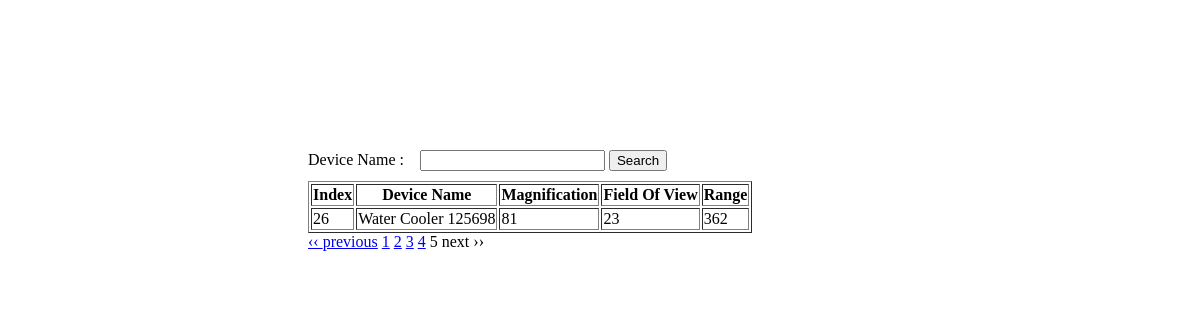
The app's page /myview/?page=5, older data.
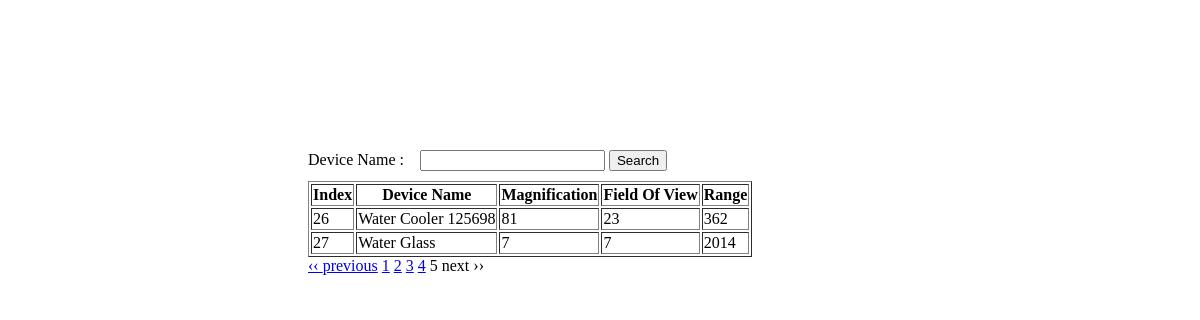
The same page, newer data.
### MyTaskData/models.py (models this page shows)
class MyData(models.Model):
    device_name=models.CharField('device_name' ,max_length=128,null=True,blank=True)
    magnification=models.CharField('magnification', max_length=128,null=True,blank=True)
    field_of_view=models.CharField('field_of_view', max_length=128,null=True,blank=True)
    range=models.CharField('range', max_length=128,null=True,blank=True)
    created_date=models.DateField('created_date',default=timezone.now())

### MyViewApp/views.py (the view)
# urls.py: url(r'^myview/',views.myView),
def myView(request):
    context = RequestContext(request)
    page=myUtiLity.my_page(request)
    if request.method == 'GET':
       mydata=MyData.objects.all()
       p = Paginator(mydata,settings.PER_PAGE_NUMBER, request=request)
       myList = p.page(page)
       return render_to_response(
           'myview/myView.html', {'myData':myList,'all_records':1}, context)
    elif request.method == 'POST':
       search_text = str(request.POST.get('search_text','')).strip()
       mydata=MyData.objects.filter(device_name__icontains=search_text)
       print(mydata)
       return render_to_response(
           'myview/myView.html',{'myData':mydata,'all_records':0}, context)

### MyViewApp/utility.py (called while the page is built)
      def my_page(request):
         try:
            page = request.GET.get('page',settings.INTIAL_PAGE)
         except PageNotAnInteger:
            page = settings.INTIAL_PAGE
         return page

### pure_pagination/paginator.py (called while the page is built)
def add_page_querystring(func):
    @functools.wraps(func)
    def wrapper(self, *args, **kwargs):
        result = func(self, *args, **kwargs)
        if isinstance(result, int):
            querystring = self._other_page_querystring(result)
            return PageRepresentation(result, querystring)
        elif isinstance(result, list):
            new_result = []
            for number in result:
                if isinstance(number, int):
                    querystring = self._other_page_querystring(number)
                    new_result.append(PageRepresentation(number, querystring))
                else:
                    new_result.append(number)
            return new_result
        return result
    return wrapper

    def _get_count(self):
        if self._count is None:
            try:
                self._count = self.object_list.count()
            except (AttributeError, TypeError):
                self._count = len(self.object_list)
        return self._count

### templates/myview/myView.html (shortened to what this page needs)
<!DOCTYPE html>
<html>
<head lang="en">
</head>
<body>
<div style="margin-left:300px;margin-top:150px">
<form  action="/myview/" method="post">
Device Name : &nbsp;&nbsp;
<input type="text" name="search_text"/>
    <input type="submit" value="Search">
</form>
    <div style="margin-top: 10px">
<table border="1">
<tr>
     <th>Index</th>
   <th>Device Name</th>
       <th>Magnification</th>
     <th>Field Of View</th>
 <th>Range</th>
</tr>
{% if all_records == 1%}
    {% if myData.object_list %}
{% for field in myData.object_list %}
  <tr>
   <td>{{ field.pk }}</td>
  <td>{{ field.device_name }}</td>
  <td>{{ field.magnification }}</td>
  <td>{{ field.field_of_view }}</td>
  <td>{{ field.range }}</td>
</tr>     {% endfor %}
    {% else %}
    <tr>Sorry No data</tr>
    {% endif %}
{% endif %}
</table>
    </div>
{% if all_records == 1%}
<div id="pagination">
 {{ myData.render }}
</div>
{% endif %}
</div>
</body>
</html>

Row changes from the older to the newer data that the page shows:
added MyData: pk "27", device_name "Water Glass", magnification "7", field_of_view "7", range "2014"
